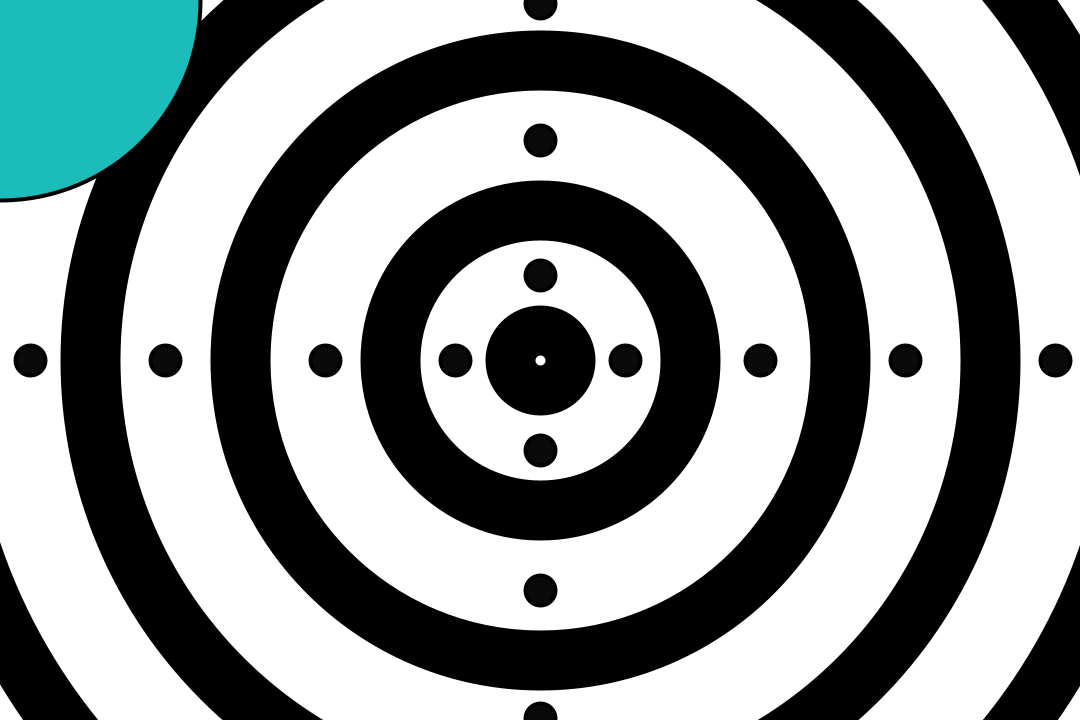
Frame 1 (no input)
Frame 60 (the mouse pressed at the canvas centre just before this capture): identical to frame 1, image omitted
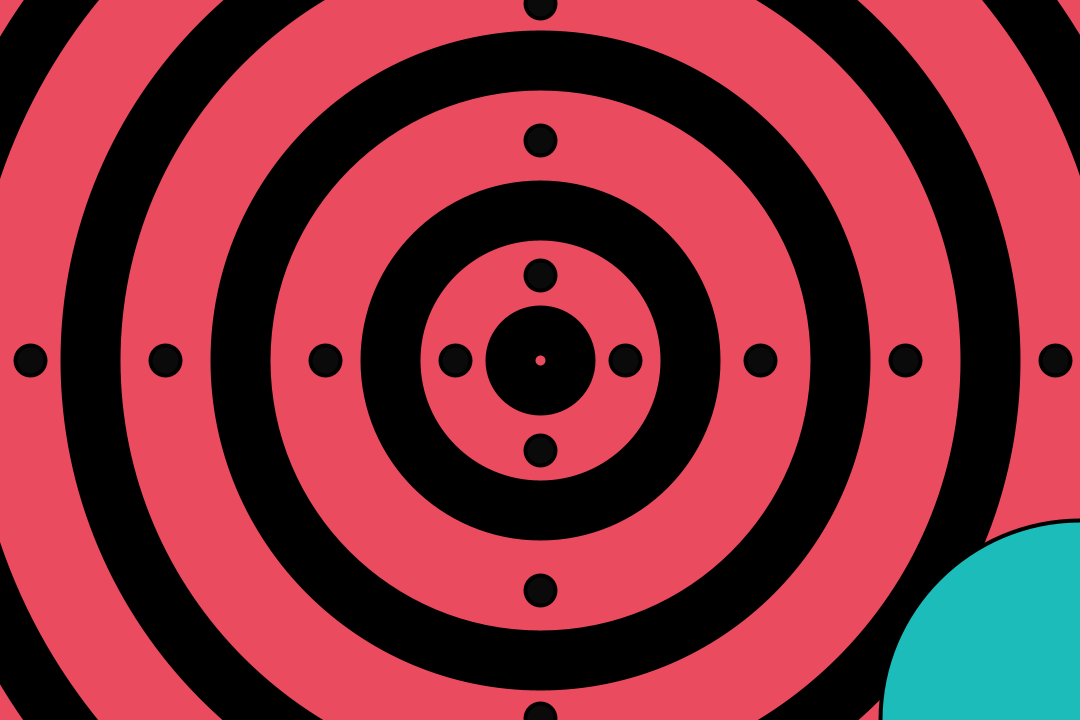
Frame 120 (the mouse held since frame 60 and released just before this capture)

The Processing sketch that drew these frames (run headless with seeded random() and noise(); from frame 60 on, the mouse is pressed at the canvas centre):

// Processing sketch: homework__3
// ── homework__3.pde
//Kiara Wright
//Target practice
//for the background color that will be set to random 
float r = 255; 
float g = 255;
float b = 255;
//runs once
void setup(){
  size (1080,720);
  ellipseMode(CENTER);
}

//runs continuosly 
void draw (){
  background(r, g, b);
  //fill(50);
  //ellipse(540, 300, 60, 60);
  //ellipse will have no fill
  noFill();
  strokeWeight(60);
  ellipse(540, 360 , 1200, 1200);
  ellipse(540, 360, 900, 900);
  ellipse(540, 360, 600, 600);
  ellipse(540, 360, 300, 300);
  ellipse(540, 360, 50, 50);
 
  //Dots 
  fill(10);
  strokeWeight(4);
  ellipse(540, 275, 30, 30); //top
  ellipse(540, 450, 30, 30); //bottom
  ellipse(540, 140, 30, 30); //top
  ellipse(540, 590, 30 ,30); //bottom
  ellipse(540, 3, 30,30); //top
  ellipse(540 , 718, 30, 30);//bottom
  ellipse(455, 360, 30,30);//left
  ellipse(625, 360,30,30);//right
  ellipse(325,360,30,30);//left
  ellipse(760, 360, 30, 30);//right
  ellipse(165,360,30,30);//left
  ellipse(905,360,30,30);//right
  ellipse(30,360,30,30);//left
  ellipse(1055,360,30,30);//right
  
  //rollover if else
  fill(#1CBCBB);
   if (mouseX < 100 && mouseY < 100) {
        ellipse(0, 0, 400, 400);
      } else if (mouseX > 100 && mouseY < 100) {
        ellipse(1080, 0, 400, 400);
      } else if (mouseX < 100 && mouseY > 100) {
        ellipse(0, 720, 400, 400);
      } else if (mouseX > 100 && mouseY > 100) {
        ellipse(1080, 720, 400, 400);
      }
} 

void mousePressed(){
  //satement 
  r = random(200, 255);
  g = random(50, 150);
  b = random(0, 100);
}
  
